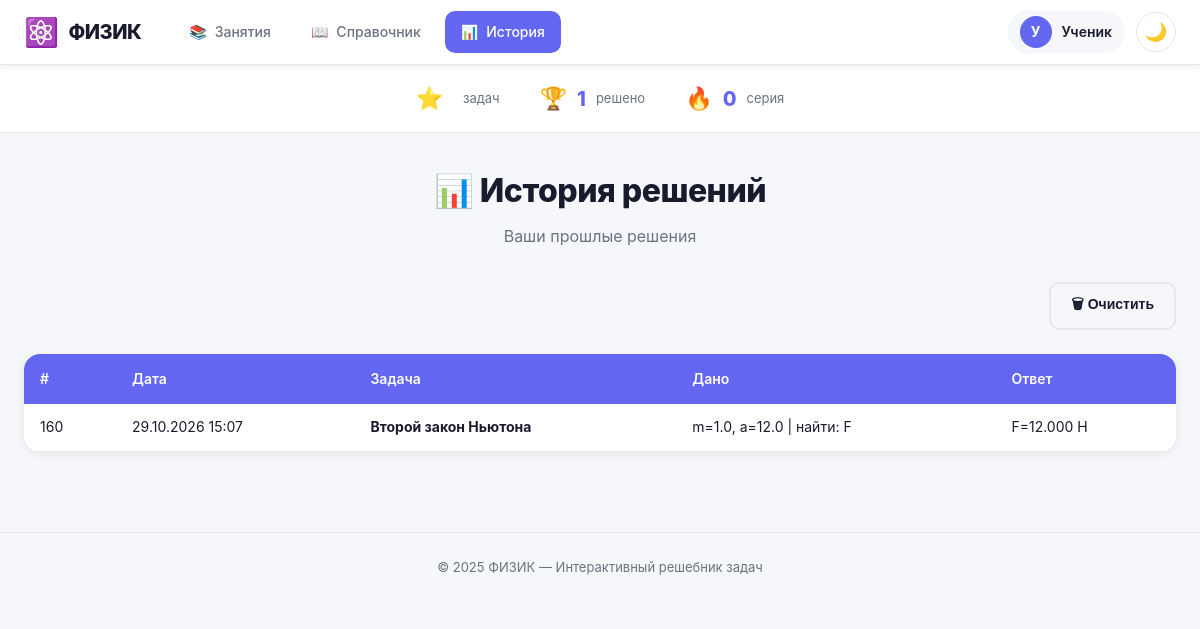
Before: /history with the older database file.
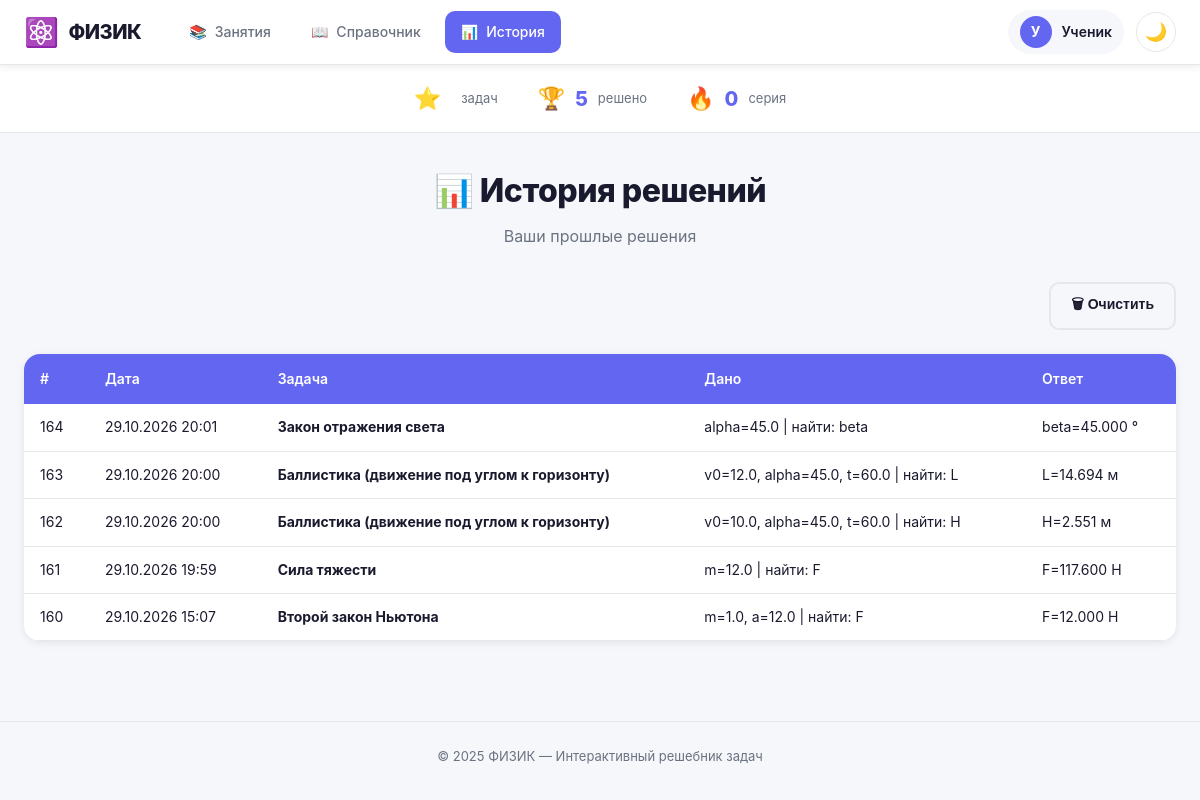
After: the same page with the newer database file.
### tables this page shows
CREATE TABLE history (
                id INTEGER PRIMARY KEY AUTOINCREMENT,
                task_id TEXT NOT NULL,
                task_name TEXT NOT NULL,
                inputs TEXT NOT NULL,
                results TEXT NOT NULL,
                created_at TEXT NOT NULL
            );

### app.py (the view)
@app.route('/history')
def history():
    records = get_history()
    return render_template('history.html', records=records)

### database.py (called while the page is built)
def get_history(limit=50):
    with sqlite3.connect(DB_PATH) as conn:
        conn.row_factory = sqlite3.Row
        rows = conn.execute(
            "SELECT * FROM history ORDER BY id DESC LIMIT ?", (limit,)
        ).fetchall()
    return [dict(r) for r in rows]

### templates/history.html (shortened to what this page needs)
{% extends 'base.html' %}
{% block content %}
<div class="page-header">
    <h1>📊 История решений</h1>
    <p class="subtitle">Ваши прошлые решения</p>
</div>
{% if records %}
<div style="text-align: right; margin-bottom: 16px;">
    <form method="post" action="{{ url_for('history_clear') }}"
          onsubmit="return confirm('Удалить всю историю?');">
        <button class="btn btn-outline" style="display: inline-block; padding: 10px 20px;">🗑 Очистить</button>
    </form>
</div>
<div class="history-table">
    <table>
        <thead>
            <tr>
                <th>#</th>
                <th>Дата</th>
                <th>Задача</th>
                <th>Дано</th>
                <th>Ответ</th>
            </tr>
        </thead>
        <tbody>
            {% for r in records %}
            <tr>
                <td>{{ r.id }}</td>
                <td>{{ r.created_at }}</td>
                <td><b>{{ r.task_name }}</b></td>
                <td>{{ r.inputs }}</td>
                <td>{{ r.results }}</td>
            </tr>
            {% endfor %}
        </tbody>
    </table>
</div>
{% endif %}
{% endblock %}

### templates/base.html (shortened to what this page needs)
<!doctype html>
<html lang="ru">
<head>
    <link rel="stylesheet" href="{{ url_for('static', filename='style.css') }}">
</head>
<body>
<header class="topbar">
    <div class="topbar-inner">
        <a href="{{ url_for('index') }}" class="logo">
            <span class="logo-icon">⚛️</span>
            <span class="logo-text">ФИЗИК</span>
        </a>
        <nav class="topnav">
            <a href="{{ url_for('index') }}" class="topnav-item {% if request.endpoint == 'index' %}active{% endif %}">
                <span class="topnav-icon">📚</span>
                <span>Занятия</span>
            </a>
            <a href="{{ url_for('reference') }}" class="topnav-item {% if request.endpoint == 'reference' %}active{% endif %}">
                <span class="topnav-icon">📖</span>
                <span>Справочник</span>
            </a>
            <a href="{{ url_for('history') }}" class="topnav-item {% if request.endpoint == 'history' %}active{% endif %}">
                <span class="topnav-icon">📊</span>
                <span>История</span>
            </a>
        </nav>
        <div class="topbar-right">
            <div class="user-badge">
                <div class="user-avatar">У</div>
                <span class="user-name">Ученик</span>
            </div>
            <button id="theme-toggle" class="theme-btn" title="Сменить тему">🌙</button>
        </div>
    </div>
</header>
<div class="stats-bar">
    <div class="stats-inner">
        <div class="stat-item">
            <span class="stat-icon">⭐</span>
            <span class="stat-label">задач</span>
        </div>
        <div class="stat-item">
            <span class="stat-icon">🏆</span>
            <span class="stat-value">{{ records|length if records else 0 }}</span>
            <span class="stat-label">решено</span>
        </div>
        <div class="stat-item">
            <span class="stat-icon">🔥</span>
            <span class="stat-value">0</span>
            <span class="stat-label">серия</span>
        </div>
    </div>
</div>
<main>
    {% block content %}{% endblock %}
</main>
<footer class="site-footer">© 2025 ФИЗИК — Интерактивный решебник задач</footer>
</body>
</html>

### static/style.css (style rules this page uses)
:root { --bg: #f5f7fb; --panel: #ffffff; --text: #1a1a2e; --text-secondary: #6b7280; --primary: #6366f1; --primary-hover: #4f46e5; --border: #e5e7eb; --success: #10b981; --danger: #ef4444; --shadow: 0 2px 8px rgba(0, 0, 0, 0.08); --shadow-lg: 0 8px 30px rgba(0, 0, 0, 0.12); --radius: 16px; --radius-sm: 10px; }
* { box-sizing: border-box; margin: 0; padding: 0; }
body { font-family: 'Inter', 'Segoe UI', system-ui, -apple-system, sans-serif; background: var(--bg); color: var(--text); min-height: 100vh; transition: background 0.3s, color 0.3s; line-height: 1.6; }
.topbar { background: var(--panel); border-bottom: 1px solid var(--border); position: sticky; top: 0; z-index: 100; box-shadow: var(--shadow); }
.topbar-inner { max-width: 1200px; margin: 0 auto; padding: 0 24px; display: flex; align-items: center; height: 64px; gap: 32px; }
.logo { display: flex; align-items: center; gap: 10px; text-decoration: none; color: var(--text); font-weight: 800; font-size: 20px; letter-spacing: -0.5px; }
.logo-icon { font-size: 28px; }
.topnav { display: flex; gap: 8px; flex: 1; }
.topnav-item { display: flex; align-items: center; gap: 8px; padding: 10px 16px; border-radius: var(--radius-sm); text-decoration: none; color: var(--text-secondary); font-weight: 500; font-size: 14px; transition: all 0.2s; }
.topnav-item.active { background: var(--primary); color: white; }
.topbar-right { display: flex; align-items: center; gap: 12px; }
.user-badge { display: flex; align-items: center; gap: 10px; padding: 6px 12px; background: var(--bg); border-radius: 50px; }
.user-avatar { width: 32px; height: 32px; border-radius: 50%; background: var(--primary); color: white; display: flex; align-items: center; justify-content: center; font-weight: 700; font-size: 14px; }
.user-name { font-size: 14px; font-weight: 600; }
.theme-btn { width: 40px; height: 40px; border-radius: 50%; border: 1px solid var(--border); background: var(--panel); cursor: pointer; font-size: 18px; display: flex; align-items: center; justify-content: center; transition: all 0.2s; }
.stats-bar { background: var(--panel); border-bottom: 1px solid var(--border); }
.stats-inner { max-width: 1200px; margin: 0 auto; padding: 16px 24px; display: flex; gap: 40px; justify-content: center; }
.stat-item { display: flex; align-items: center; gap: 10px; }
.stat-icon { font-size: 22px; }
.stat-value { font-weight: 800; font-size: 20px; color: var(--primary); }
.stat-label { font-size: 13px; color: var(--text-secondary); }
main { max-width: 1200px; margin: 0 auto; padding: 32px 24px; }
.page-header { text-align: center; margin-bottom: 32px; }
.page-header h1 { font-size: 32px; font-weight: 800; margin-bottom: 8px; letter-spacing: -0.5px; }
.subtitle { color: var(--text-secondary); font-size: 16px; }
.btn { flex: 1; padding: 12px 20px; border-radius: var(--radius-sm); font-size: 14px; font-weight: 600; text-decoration: none; text-align: center; cursor: pointer; border: none; transition: all 0.2s; }
.btn-outline { background: transparent; border: 2px solid var(--border); color: var(--text); }
.history-table { width: 100%; background: var(--panel); border-radius: var(--radius); overflow: hidden; box-shadow: var(--shadow); margin-top: 24px; }
.history-table table { width: 100%; border-collapse: collapse; }
.history-table th { background: var(--primary); color: white; padding: 14px 16px; text-align: left; font-size: 14px; font-weight: 600; }
.history-table td { padding: 12px 16px; border-bottom: 1px solid var(--border); font-size: 14px; }
.site-footer { text-align: center; padding: 24px; color: var(--text-secondary); font-size: 13px; border-top: 1px solid var(--border); margin-top: 48px; }

Changed rows visible on the page:
added history: id "164", created_at "29.10.2026 20:01", task_name "Закон отражения света", inputs "alpha=45.0 | найти: beta", results "beta=45.000 °"
added history: id "163", created_at "29.10.2026 20:00", task_name "Баллистика (движение под углом к горизонту)", inputs "v0=12.0, alpha=45.0, t=60.0 | найти: L", results "L=14.694 м"
added history: id "162", created_at "29.10.2026 20:00", task_name "Баллистика (движение под углом к горизонту)", inputs "v0=10.0, alpha=45.0, t=60.0 | найти: H", results "H=2.551 м"
added history: id "161", created_at "29.10.2026 19:59", task_name "Сила тяжести", inputs "m=12.0 | найти: F", results "F=117.600 Н"
Other visible differences:
{{ records|length if records else 0 }}: "1" → "5"
